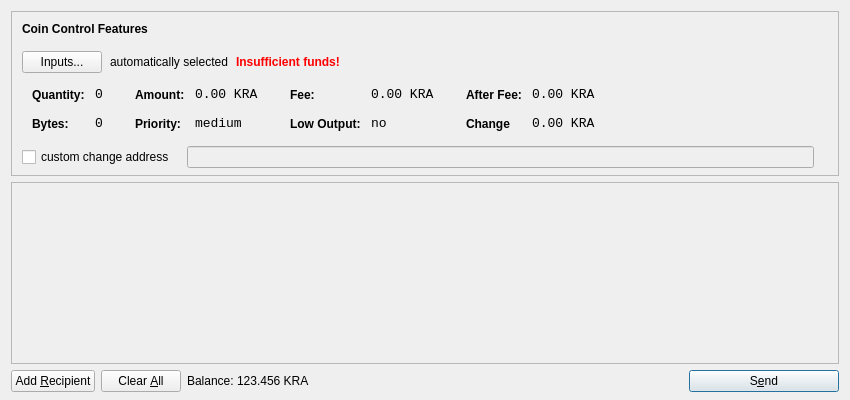
<?xml version="1.0" encoding="UTF-8"?>
<ui version="4.0">
 <class>SendCoinsDialog</class>
 <widget class="QDialog" name="SendCoinsDialog">
  <property name="geometry">
   <rect>
    <x>0</x>
    <y>0</y>
    <width>850</width>
    <height>400</height>
   </rect>
  </property>
  <property name="windowTitle">
   <string>Send Coins</string>
  </property>
  <layout class="QVBoxLayout" name="verticalLayout" stretch="0,1,0">
   <property name="bottomMargin">
    <number>8</number>
   </property>
   <item>
    <widget class="QFrame" name="frameCoinControl">
     <property name="sizePolicy">
      <sizepolicy hsizetype="Expanding" vsizetype="Expanding">
       <horstretch>0</horstretch>
       <verstretch>0</verstretch>
      </sizepolicy>
     </property>
     <property name="maximumSize">
      <size>
       <width>16777215</width>
       <height>16777215</height>
      </size>
     </property>
     <property name="frameShape">
      <enum>QFrame::StyledPanel</enum>
     </property>
     <property name="frameShadow">
      <enum>QFrame::Sunken</enum>
     </property>
     <layout class="QVBoxLayout" name="verticalLayoutCoinControl2">
      <property name="spacing">
       <number>-1</number>
      </property>
      <property name="leftMargin">
       <number>0</number>
      </property>
      <property name="topMargin">
       <number>0</number>
      </property>
      <property name="rightMargin">
       <number>0</number>
      </property>
      <property name="bottomMargin">
       <number>6</number>
      </property>
      <item>
       <layout class="QVBoxLayout" name="verticalLayoutCoinControl" stretch="0,0,0,0,1">
        <property name="spacing">
         <number>0</number>
        </property>
        <property name="leftMargin">
         <number>10</number>
        </property>
        <property name="topMargin">
         <number>10</number>
        </property>
        <item>
         <layout class="QHBoxLayout" name="horizontalLayoutCoinControl1">
          <property name="bottomMargin">
           <number>15</number>
          </property>
          <item>
           <widget class="QLabel" name="labelCoinControlFeatures">
            <property name="sizePolicy">
             <sizepolicy hsizetype="Preferred" vsizetype="Maximum">
              <horstretch>0</horstretch>
              <verstretch>0</verstretch>
             </sizepolicy>
            </property>
            <property name="font">
             <font>
              <weight>75</weight>
              <bold>true</bold>
             </font>
            </property>
            <property name="styleSheet">
             <string notr="true">font-weight:bold;</string>
            </property>
            <property name="text">
             <string>Coin Control Features</string>
            </property>
           </widget>
          </item>
         </layout>
        </item>
        <item>
         <layout class="QHBoxLayout" name="horizontalLayoutCoinControl2" stretch="0,0,0,0">
          <property name="spacing">
           <number>8</number>
          </property>
          <property name="bottomMargin">
           <number>10</number>
          </property>
          <item>
           <widget class="QPushButton" name="pushButtonCoinControl">
            <property name="styleSheet">
             <string notr="true"/>
            </property>
            <property name="text">
             <string>Inputs...</string>
            </property>
           </widget>
          </item>
          <item>
           <widget class="QLabel" name="labelCoinControlAutomaticallySelected">
            <property name="text">
             <string>automatically selected</string>
            </property>
            <property name="margin">
             <number>5</number>
            </property>
           </widget>
          </item>
          <item>
           <widget class="QLabel" name="labelCoinControlInsuffFunds">
            <property name="font">
             <font>
              <weight>75</weight>
              <bold>true</bold>
             </font>
            </property>
            <property name="styleSheet">
             <string notr="true">color:red;font-weight:bold;</string>
            </property>
            <property name="text">
             <string>Insufficient funds!</string>
            </property>
            <property name="margin">
             <number>5</number>
            </property>
           </widget>
          </item>
          <item>
           <spacer name="horizontalSpacerCoinControl">
            <property name="orientation">
             <enum>Qt::Horizontal</enum>
            </property>
            <property name="sizeHint" stdset="0">
             <size>
              <width>40</width>
              <height>1</height>
             </size>
            </property>
           </spacer>
          </item>
         </layout>
        </item>
        <item>
         <widget class="QWidget" name="widgetCoinControl" native="true">
          <property name="sizePolicy">
           <sizepolicy hsizetype="Preferred" vsizetype="Preferred">
            <horstretch>0</horstretch>
            <verstretch>0</verstretch>
           </sizepolicy>
          </property>
          <property name="minimumSize">
           <size>
            <width>0</width>
            <height>0</height>
           </size>
          </property>
          <property name="styleSheet">
           <string notr="true"/>
          </property>
          <layout class="QHBoxLayout" name="horizontalLayoutCoinControl5">
           <property name="margin">
            <number>0</number>
           </property>
           <item>
            <layout class="QHBoxLayout" name="horizontalLayoutCoinControl3" stretch="0,0,0,1">
             <property name="spacing">
              <number>20</number>
             </property>
             <property name="topMargin">
              <number>0</number>
             </property>
             <property name="bottomMargin">
              <number>10</number>
             </property>
             <item>
              <layout class="QFormLayout" name="formLayoutCoinControl1">
               <property name="horizontalSpacing">
                <number>10</number>
               </property>
               <property name="verticalSpacing">
                <number>14</number>
               </property>
               <property name="leftMargin">
                <number>10</number>
               </property>
               <property name="topMargin">
                <number>4</number>
               </property>
               <property name="rightMargin">
                <number>6</number>
               </property>
               <item row="0" column="0">
                <widget class="QLabel" name="labelCoinControlQuantityText">
                 <property name="styleSheet">
                  <string notr="true">font-weight:bold;</string>
                 </property>
                 <property name="text">
                  <string>Quantity:</string>
                 </property>
                 <property name="margin">
                  <number>0</number>
                 </property>
                </widget>
               </item>
               <item row="0" column="1">
                <widget class="QLabel" name="labelCoinControlQuantity">
                 <property name="font">
                  <font>
                   <family>Monospace</family>
                   <pointsize>10</pointsize>
                  </font>
                 </property>
                 <property name="cursor">
                  <cursorShape>IBeamCursor</cursorShape>
                 </property>
                 <property name="contextMenuPolicy">
                  <enum>Qt::ActionsContextMenu</enum>
                 </property>
                 <property name="text">
                  <string>0</string>
                 </property>
                 <property name="margin">
                  <number>0</number>
                 </property>
                 <property name="textInteractionFlags">
                  <set>Qt::LinksAccessibleByMouse|Qt::TextSelectableByKeyboard|Qt::TextSelectableByMouse</set>
                 </property>
                </widget>
               </item>
               <item row="1" column="0">
                <widget class="QLabel" name="labelCoinControlBytesText">
                 <property name="styleSheet">
                  <string notr="true">font-weight:bold;</string>
                 </property>
                 <property name="text">
                  <string>Bytes:</string>
                 </property>
                </widget>
               </item>
               <item row="1" column="1">
                <widget class="QLabel" name="labelCoinControlBytes">
                 <property name="font">
                  <font>
                   <family>Monospace</family>
                   <pointsize>10</pointsize>
                  </font>
                 </property>
                 <property name="cursor">
                  <cursorShape>IBeamCursor</cursorShape>
                 </property>
                 <property name="contextMenuPolicy">
                  <enum>Qt::ActionsContextMenu</enum>
                 </property>
                 <property name="text">
                  <string>0</string>
                 </property>
                 <property name="textInteractionFlags">
                  <set>Qt::LinksAccessibleByMouse|Qt::TextSelectableByKeyboard|Qt::TextSelectableByMouse</set>
                 </property>
                </widget>
               </item>
              </layout>
             </item>
             <item>
              <layout class="QFormLayout" name="formLayoutCoinControl2">
               <property name="horizontalSpacing">
                <number>10</number>
               </property>
               <property name="verticalSpacing">
                <number>14</number>
               </property>
               <property name="leftMargin">
                <number>6</number>
               </property>
               <property name="topMargin">
                <number>4</number>
               </property>
               <property name="rightMargin">
                <number>6</number>
               </property>
               <item row="0" column="0">
                <widget class="QLabel" name="labelCoinControlAmountText">
                 <property name="styleSheet">
                  <string notr="true">font-weight:bold;</string>
                 </property>
                 <property name="text">
                  <string>Amount:</string>
                 </property>
                 <property name="margin">
                  <number>0</number>
                 </property>
                </widget>
               </item>
               <item row="0" column="1">
                <widget class="QLabel" name="labelCoinControlAmount">
                 <property name="font">
                  <font>
                   <family>Monospace</family>
                   <pointsize>10</pointsize>
                  </font>
                 </property>
                 <property name="cursor">
                  <cursorShape>IBeamCursor</cursorShape>
                 </property>
                 <property name="contextMenuPolicy">
                  <enum>Qt::ActionsContextMenu</enum>
                 </property>
                 <property name="text">
                  <string>0.00 KRA</string>
                 </property>
                 <property name="textInteractionFlags">
                  <set>Qt::LinksAccessibleByMouse|Qt::TextSelectableByKeyboard|Qt::TextSelectableByMouse</set>
                 </property>
                </widget>
               </item>
               <item row="1" column="0">
                <widget class="QLabel" name="labelCoinControlPriorityText">
                 <property name="styleSheet">
                  <string notr="true">font-weight:bold;</string>
                 </property>
                 <property name="text">
                  <string>Priority:</string>
                 </property>
                </widget>
               </item>
               <item row="1" column="1">
                <widget class="QLabel" name="labelCoinControlPriority">
                 <property name="font">
                  <font>
                   <family>Monospace</family>
                   <pointsize>10</pointsize>
                  </font>
                 </property>
                 <property name="cursor">
                  <cursorShape>IBeamCursor</cursorShape>
                 </property>
                 <property name="contextMenuPolicy">
                  <enum>Qt::ActionsContextMenu</enum>
                 </property>
                 <property name="text">
                  <string>medium</string>
                 </property>
                 <property name="textInteractionFlags">
                  <set>Qt::LinksAccessibleByMouse|Qt::TextSelectableByKeyboard|Qt::TextSelectableByMouse</set>
                 </property>
                </widget>
               </item>
              </layout>
             </item>
             <item>
              <layout class="QFormLayout" name="formLayoutCoinControl3">
               <property name="horizontalSpacing">
                <number>10</number>
               </property>
               <property name="verticalSpacing">
                <number>14</number>
               </property>
               <property name="leftMargin">
                <number>6</number>
               </property>
               <property name="topMargin">
                <number>4</number>
               </property>
               <property name="rightMargin">
                <number>6</number>
               </property>
               <item row="0" column="0">
                <widget class="QLabel" name="labelCoinControlFeeText">
                 <property name="styleSheet">
                  <string notr="true">font-weight:bold;</string>
                 </property>
                 <property name="text">
                  <string>Fee:</string>
                 </property>
                 <property name="margin">
                  <number>0</number>
                 </property>
                </widget>
               </item>
               <item row="0" column="1">
                <widget class="QLabel" name="labelCoinControlFee">
                 <property name="font">
                  <font>
                   <family>Monospace</family>
                   <pointsize>10</pointsize>
                  </font>
                 </property>
                 <property name="cursor">
                  <cursorShape>IBeamCursor</cursorShape>
                 </property>
                 <property name="contextMenuPolicy">
                  <enum>Qt::ActionsContextMenu</enum>
                 </property>
                 <property name="text">
                  <string>0.00 KRA</string>
                 </property>
                 <property name="textInteractionFlags">
                  <set>Qt::LinksAccessibleByMouse|Qt::TextSelectableByKeyboard|Qt::TextSelectableByMouse</set>
                 </property>
                </widget>
               </item>
               <item row="1" column="0">
                <widget class="QLabel" name="labelCoinControlLowOutputText">
                 <property name="styleSheet">
                  <string notr="true">font-weight:bold;</string>
                 </property>
                 <property name="text">
                  <string>Low Output:</string>
                 </property>
                </widget>
               </item>
               <item row="1" column="1">
                <widget class="QLabel" name="labelCoinControlLowOutput">
                 <property name="font">
                  <font>
                   <family>Monospace</family>
                   <pointsize>10</pointsize>
                  </font>
                 </property>
                 <property name="cursor">
                  <cursorShape>IBeamCursor</cursorShape>
                 </property>
                 <property name="contextMenuPolicy">
                  <enum>Qt::ActionsContextMenu</enum>
                 </property>
                 <property name="text">
                  <string>no</string>
                 </property>
                 <property name="textInteractionFlags">
                  <set>Qt::LinksAccessibleByMouse|Qt::TextSelectableByKeyboard|Qt::TextSelectableByMouse</set>
                 </property>
                </widget>
               </item>
              </layout>
             </item>
             <item>
              <layout class="QFormLayout" name="formLayoutCoinControl4">
               <property name="horizontalSpacing">
                <number>10</number>
               </property>
               <property name="verticalSpacing">
                <number>14</number>
               </property>
               <property name="leftMargin">
                <number>6</number>
               </property>
               <property name="topMargin">
                <number>4</number>
               </property>
               <property name="rightMargin">
                <number>6</number>
               </property>
               <item row="0" column="0">
                <widget class="QLabel" name="labelCoinControlAfterFeeText">
                 <property name="styleSheet">
                  <string notr="true">font-weight:bold;</string>
                 </property>
                 <property name="text">
                  <string>After Fee:</string>
                 </property>
                 <property name="margin">
                  <number>0</number>
                 </property>
                </widget>
               </item>
               <item row="0" column="1">
                <widget class="QLabel" name="labelCoinControlAfterFee">
                 <property name="font">
                  <font>
                   <family>Monospace</family>
                   <pointsize>10</pointsize>
                  </font>
                 </property>
                 <property name="cursor">
                  <cursorShape>IBeamCursor</cursorShape>
                 </property>
                 <property name="contextMenuPolicy">
                  <enum>Qt::ActionsContextMenu</enum>
                 </property>
                 <property name="text">
                  <string>0.00 KRA</string>
                 </property>
                 <property name="textInteractionFlags">
                  <set>Qt::LinksAccessibleByMouse|Qt::TextSelectableByKeyboard|Qt::TextSelectableByMouse</set>
                 </property>
                </widget>
               </item>
               <item row="1" column="0">
                <widget class="QLabel" name="labelCoinControlChangeText">
                 <property name="styleSheet">
                  <string notr="true">font-weight:bold;</string>
                 </property>
                 <property name="text">
                  <string>Change</string>
                 </property>
                </widget>
               </item>
               <item row="1" column="1">
                <widget class="QLabel" name="labelCoinControlChange">
                 <property name="font">
                  <font>
                   <family>Monospace</family>
                   <pointsize>10</pointsize>
                  </font>
                 </property>
                 <property name="cursor">
                  <cursorShape>IBeamCursor</cursorShape>
                 </property>
                 <property name="contextMenuPolicy">
                  <enum>Qt::ActionsContextMenu</enum>
                 </property>
                 <property name="text">
                  <string>0.00 KRA</string>
                 </property>
                 <property name="textInteractionFlags">
                  <set>Qt::LinksAccessibleByMouse|Qt::TextSelectableByKeyboard|Qt::TextSelectableByMouse</set>
                 </property>
                </widget>
               </item>
              </layout>
             </item>
            </layout>
           </item>
          </layout>
         </widget>
        </item>
        <item>
         <layout class="QHBoxLayout" name="horizontalLayoutCoinControl4" stretch="0,0,0">
          <property name="spacing">
           <number>12</number>
          </property>
          <property name="sizeConstraint">
           <enum>QLayout::SetDefaultConstraint</enum>
          </property>
          <property name="topMargin">
           <number>5</number>
          </property>
          <property name="rightMargin">
           <number>5</number>
          </property>
          <item>
           <widget class="QCheckBox" name="checkBoxCoinControlChange">
            <property name="text">
             <string>custom change address</string>
            </property>
           </widget>
          </item>
          <item>
           <widget class="QLineEdit" name="lineEditCoinControlChange">
            <property name="enabled">
             <bool>false</bool>
            </property>
            <property name="sizePolicy">
             <sizepolicy hsizetype="Expanding" vsizetype="Fixed">
              <horstretch>0</horstretch>
              <verstretch>0</verstretch>
             </sizepolicy>
            </property>
           </widget>
          </item>
          <item>
           <widget class="QLabel" name="labelCoinControlChangeLabel">
            <property name="sizePolicy">
             <sizepolicy hsizetype="Preferred" vsizetype="Expanding">
              <horstretch>0</horstretch>
              <verstretch>0</verstretch>
             </sizepolicy>
            </property>
            <property name="minimumSize">
             <size>
              <width>0</width>
              <height>0</height>
             </size>
            </property>
            <property name="text">
             <string/>
            </property>
            <property name="margin">
             <number>3</number>
            </property>
           </widget>
          </item>
         </layout>
        </item>
        <item>
         <spacer name="verticalSpacerCoinControl">
          <property name="orientation">
           <enum>Qt::Vertical</enum>
          </property>
          <property name="sizeHint" stdset="0">
           <size>
            <width>800</width>
            <height>1</height>
           </size>
          </property>
         </spacer>
        </item>
       </layout>
      </item>
     </layout>
    </widget>
   </item>
   <item>
    <widget class="QScrollArea" name="scrollArea">
     <property name="widgetResizable">
      <bool>true</bool>
     </property>
     <widget class="QWidget" name="scrollAreaWidgetContents">
      <property name="geometry">
       <rect>
        <x>0</x>
        <y>0</y>
        <width>830</width>
        <height>165</height>
       </rect>
      </property>
      <layout class="QVBoxLayout" name="verticalLayout_2">
       <property name="margin">
        <number>0</number>
       </property>
       <item>
        <layout class="QVBoxLayout" name="entries">
         <property name="spacing">
          <number>6</number>
         </property>
        </layout>
       </item>
       <item>
        <spacer name="verticalSpacer">
         <property name="orientation">
          <enum>Qt::Vertical</enum>
         </property>
         <property name="sizeHint" stdset="0">
          <size>
           <width>20</width>
           <height>40</height>
          </size>
         </property>
        </spacer>
       </item>
      </layout>
     </widget>
    </widget>
   </item>
   <item>
    <layout class="QHBoxLayout" name="horizontalLayout">
     <item>
      <widget class="QPushButton" name="addButton">
       <property name="toolTip">
        <string>Send to multiple recipients at once</string>
       </property>
       <property name="text">
        <string>Add &amp;Recipient</string>
       </property>
       <property name="icon">
        <iconset resource="../bitcoin.qrc">
         <normaloff>:/icons/add</normaloff>:/icons/add</iconset>
       </property>
       <property name="autoDefault">
        <bool>false</bool>
       </property>
      </widget>
     </item>
     <item>
      <widget class="QPushButton" name="clearButton">
       <property name="sizePolicy">
        <sizepolicy hsizetype="Minimum" vsizetype="Fixed">
         <horstretch>0</horstretch>
         <verstretch>0</verstretch>
        </sizepolicy>
       </property>
       <property name="toolTip">
        <string>Remove all transaction fields</string>
       </property>
       <property name="text">
        <string>Clear &amp;All</string>
       </property>
       <property name="icon">
        <iconset resource="../bitcoin.qrc">
         <normaloff>:/icons/remove</normaloff>:/icons/remove</iconset>
       </property>
       <property name="autoRepeatDelay">
        <number>300</number>
       </property>
       <property name="autoDefault">
        <bool>false</bool>
       </property>
      </widget>
     </item>
     <item>
      <layout class="QHBoxLayout" name="horizontalLayout_2">
       <property name="spacing">
        <number>3</number>
       </property>
       <item>
        <widget class="QLabel" name="label">
         <property name="sizePolicy">
          <sizepolicy hsizetype="Preferred" vsizetype="Fixed">
           <horstretch>0</horstretch>
           <verstretch>0</verstretch>
          </sizepolicy>
         </property>
         <property name="text">
          <string>Balance:</string>
         </property>
        </widget>
       </item>
       <item>
        <widget class="QLabel" name="labelBalance">
         <property name="sizePolicy">
          <sizepolicy hsizetype="Preferred" vsizetype="Fixed">
           <horstretch>0</horstretch>
           <verstretch>0</verstretch>
          </sizepolicy>
         </property>
         <property name="cursor">
          <cursorShape>IBeamCursor</cursorShape>
         </property>
         <property name="text">
          <string>123.456 KRA</string>
         </property>
         <property name="textInteractionFlags">
          <set>Qt::LinksAccessibleByMouse|Qt::TextSelectableByKeyboard|Qt::TextSelectableByMouse</set>
         </property>
        </widget>
       </item>
      </layout>
     </item>
     <item>
      <spacer name="horizontalSpacer">
       <property name="orientation">
        <enum>Qt::Horizontal</enum>
       </property>
       <property name="sizeHint" stdset="0">
        <size>
         <width>40</width>
         <height>20</height>
        </size>
       </property>
      </spacer>
     </item>
     <item>
      <widget class="QPushButton" name="sendButton">
       <property name="minimumSize">
        <size>
         <width>150</width>
         <height>0</height>
        </size>
       </property>
       <property name="toolTip">
        <string>Confirm the send action</string>
       </property>
       <property name="text">
        <string>S&amp;end</string>
       </property>
       <property name="icon">
        <iconset resource="../bitcoin.qrc">
         <normaloff>:/icons/send</normaloff>:/icons/send</iconset>
       </property>
       <property name="default">
        <bool>true</bool>
       </property>
      </widget>
     </item>
    </layout>
   </item>
  </layout>
 </widget>
 <resources>
  <include location="../bitcoin.qrc"/>
 </resources>
 <connections/>
</ui>
